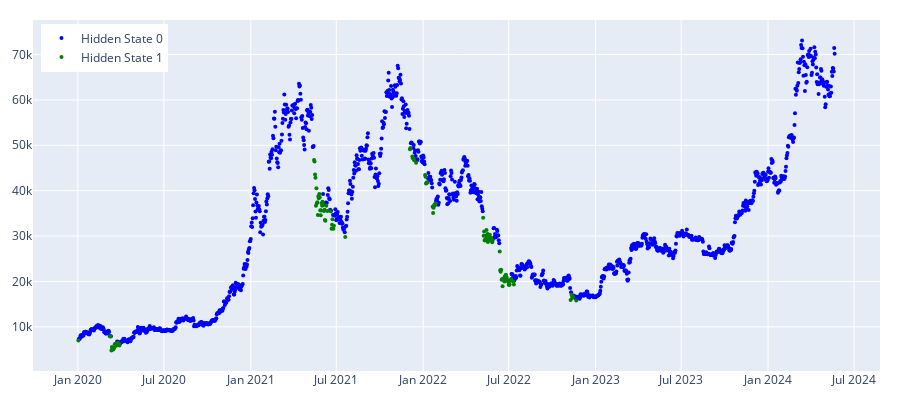

Notebook source saved alongside this figure:
### Markdown cell above
After initialising the object, we will first use Agglomerative clustering to identify ESc1 market regimes. We provide the list of parameters we would like our model to be initialised with. Particularly, cluster the data points in 2 clusters using the manhattan distance with complete linkage. Afterwards, we initialize the model and plot the predicted hidden states in a graph. The parameters are selected based on the best outcome from several experiments.

### Code cell
params = {'n_clusters': 2, 'linkage': 'complete',  'affinity': 'manhattan', 'metric': 'manhattan', 'random_state':100}
clustering = regime_detection.get_regimes_clustering(params)
clustering_states = clustering.fit_predict(prices_array)

plot_hidden_states(np.array(clustering_states), prices[[f'{trading_instrument}']])
# prices[[f'{trading_instrument}']]
# clustering_states
# np.array(clustering_states)
